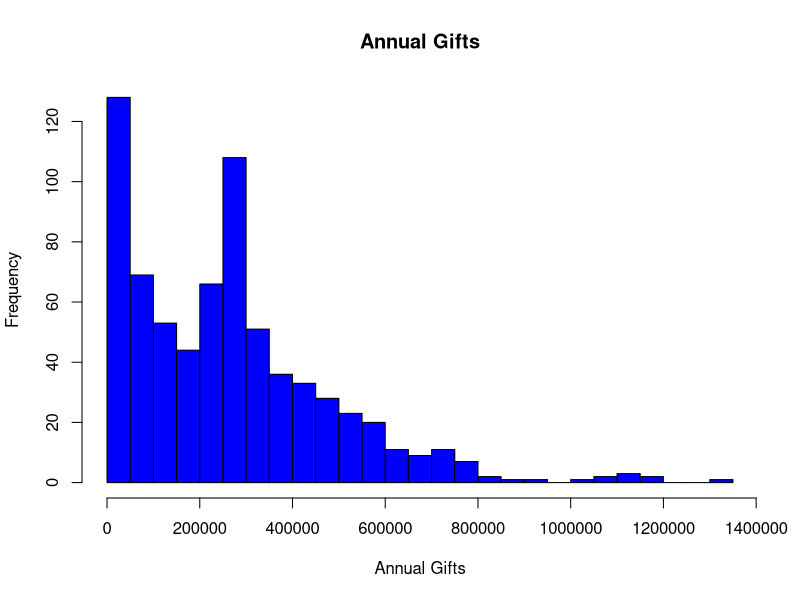

This figure's R source: (Note: this script raises an error after producing the figure.)
# import libraries
library(tidyverse)

# set working directory: /Users/christianmartinez/Downloads/trash/Yale Donations
setwd("/Users/christianmartinez/Downloads/trash/Yale Donations/processedData")

# import data
df <- read_csv("yaleDonations.csv")

# plot a histogram 
hist(df$Annual_Gifts[!is.na(df$Annual_Gifts)], 
     main = "Annual Gifts", 
     xlab = "Annual Gifts", 
     ylab = "Frequency", 
     col = "blue", 
     breaks = 20)


# add a column to the data frame: "Annual_Gifts_1Y_difference" given the difference between the current year and the previous year. For each row, find the value of Annual_Gifts, find the value of Annual_Gifts in the row with the same "Class" but with a "Year" value of 1 less, and subtract the two values. The lag should be by "Year" column
df$Annual_Gifts_1Y_difference <- df$Annual_Gifts - lead(df2$Annual_Gifts, n = 1, order = df2$Class)

# replace Annual_Gifts_1Y_difference with NA if the Year is 2012
df$Annual_Gifts_1Y_difference[df$Year == 2012] <- NA

# plot a histogram
hist(df$Annual_Gifts_1Y_difference[!is.na(df$Annual_Gifts_1Y_difference)], 
     main = "Annual Gifts 1 Year Difference", 
     xlab = "Annual Gifts 1 Year Difference", 
     ylab = "Frequency", 
     col = "blue", 
     breaks = 20)

# We might ask ourselves, how can we predict future Annual Gifts changes? A naive approach would be to predict a year's Annual Gifts changes using the previous year's Annual Gifts changes. I plot a scatterplot of the previous year's Annual Gifts changes against the current year's Annual Gifts changes. I obtain the scatterplot below. I do this in `dataExplorer.R`.

# plot a scatterplot of Annual_Gifts_1Y_difference vs. Annual_Gifts_1Y_difference for the previous year
plot(lead(df$Annual_Gifts_1Y_difference, n = 1, order = df$Class), df$Annual_Gifts_1Y_difference, 
     main = "Annual Gifts 1 Year Difference vs. Annual Gifts 1 Year Difference for the Previous Year", 
     xlab = "Annual Gifts 1 Year Difference for the Previous Year", 
     ylab = "Annual Gifts 1 Year Difference ", 
     col = "blue", 
     pch = 20)

# copy the data frame
df2 <- df  

# add a column that is the value of Annual_Gifts_1Y_difference for the previous year
df2$Annual_Gifts_1Y_difference_previous <- lead(df2$Annual_Gifts_1Y_difference, n = 1, order = df2$Class)

# replace Annual_Gifts_1Y_difference_previous with NA if the Year is 2012
df2$Annual_Gifts_1Y_difference_previous[df2$Year == 2012] <- NA

# add a column that is the value of Annual_Gifts_1Y_difference 
df2$Annual_Gifts_1Y_difference <- df2$Annual_Gifts_1Y_difference

# replace Annual_Gifts_1Y_difference with NA if the Year is 2012
df2$Annual_Gifts_1Y_difference[df2$Year == 2012] <- NA

# plot a scatterplot of Annual_Gifts_1Y_difference vs. Annual_Gifts_1Y_difference for the previous year
plot(df2$Annual_Gifts_1Y_difference_previous, df2$Annual_Gifts_1Y_difference, 
     main = "Annual Gifts 1 Year Difference vs. Annual Gifts 1 Year Difference for the Previous Year", 
     xlab = "Annual Gifts 1 Year Difference for the Previous Year", 
     ylab = "Annual Gifts 1 Year Difference ", 
     col = "blue", 
     pch = 20)



# We might also ask ourselves, how can we predict future Annual Gifts? A naive approach would be to predict a year's Annual Gifts using the previous year's Annual Gifts. I plot a scatterplot of the previous year's Annual Gifts against the current year's Annual Gifts. I obtain the scatterplot below.

# plot a scatterplot of Annual_Gifts vs. Annual_Gifts for the previous year
plot(lead(df$Annual_Gifts, n = 1, order = df$Class), df$Annual_Gifts, 
     main = "Annual Gifts vs. Annual Gifts for the Previous Year", 
     xlab = "Annual Gifts for the Previous Year", 
     ylab = "Annual Gifts ", 
     col = "blue", 
     pch = 20)
